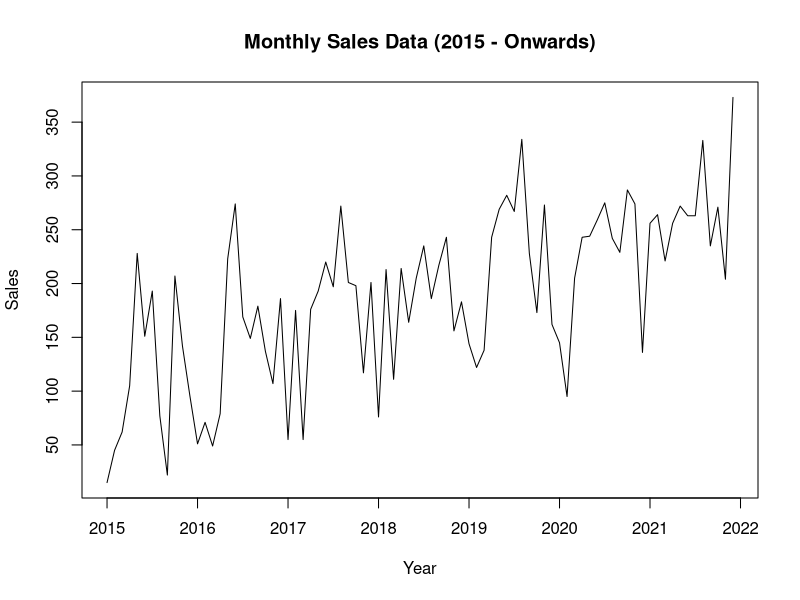

The R script that drew this image:
# Import Data
sales_ds <- read.csv("Sales.csv")
View(sales_ds)

## Time Plot: Sales
data_frame <- ts(sales_ds[,2], frequency = 12, start = c(2015,1))
plot(data_frame, ylab="Sales", xlab="Year", main="Monthly Sales Data (2015 - Onwards)")

# 80% Splitting
train <- window(data_frame, end = c(2019, 12))
test  <- window(data_frame, start = c(2020, 1))
h <- length(test)
